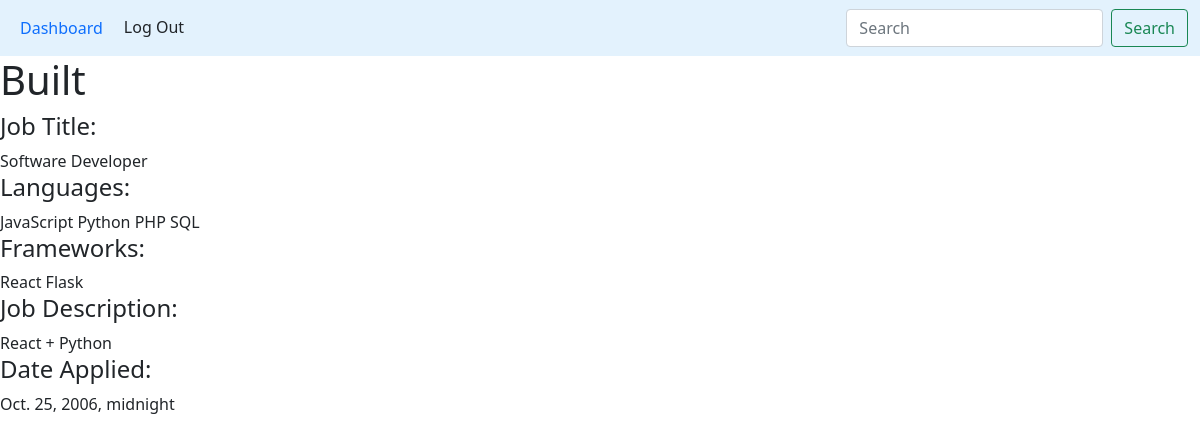
Page /job_details/15 on the committed database.
### djoba/models/job.py (models this page shows, shortened)
class Job(models.Model):
	user = models.ForeignKey(User,on_delete=models.CASCADE)
	job_search = models.ForeignKey(JobSearch,on_delete=models.CASCADE)
	company_name = models.CharField(max_length=80)
	title =	models.ForeignKey(Title,on_delete=models.CASCADE)
	date_added = models.DateTimeField(auto_now=False, auto_now_add=False)
	language = models.ManyToManyField(Language)
	framework = models.ManyToManyField(Framework)
	description = models.TextField()

### djoba/models/title.py (models this page shows)
class Title(models.Model):
	name = models.CharField(max_length=50)
	def __str__(self):
		return self.name

### djoba/models/language.py (models this page shows, shortened)
class Language(models.Model):
	name = models.CharField(max_length=50)

### djoba/models/framework.py (models this page shows, shortened)
class Framework(models.Model):
	name = models.CharField(max_length=50)

### djoba/views/job_details.py (the view)
# urls.py: path('job_details/<int:pk>', views.job_details, name='job_details'),
def job_details(request, pk):
	job = Job.objects.filter(id=pk)
	template = 'djoba/job_details.html'
	return render(request, template, {'job': job})

### djoba/templates/djoba/job_details.html
{%  extends 'djoba/index.html' %}
{% load staticfiles %}
{% block content %}
{% include 'djoba/nav.html' with nav_location=view.location %}
{% for prop in job %}
<div class='centered'>
		<h1>{{prop.company_name}}</h1>
		<h4>Job Title:</h4>{{prop.title}}
		<h4>Languages:</h4>
		{% for languages in prop.language.all %}
			  {{languages.name}}
		{% endfor %}
		<h4>Frameworks:</h4>
		{% for frameworks in prop.framework.all %}
			  {{frameworks.name}}
		{% endfor %}
		<h4>Job Description:</h4> {{prop.description}}
		<h4>Date Applied:</h4> {{prop.date_added}}
</div>
{% endfor %}
{% endblock content %}

### rows in the picture
Job: company_name "Built", title "Software Developer", description "React + Python", date_added "Oct. 25, 2006, midnight"
Language: name "JavaScript"
Language: name "Python"
Language: name "PHP"
Language: name "SQL"
Framework: name "React"
Framework: name "Flask"
